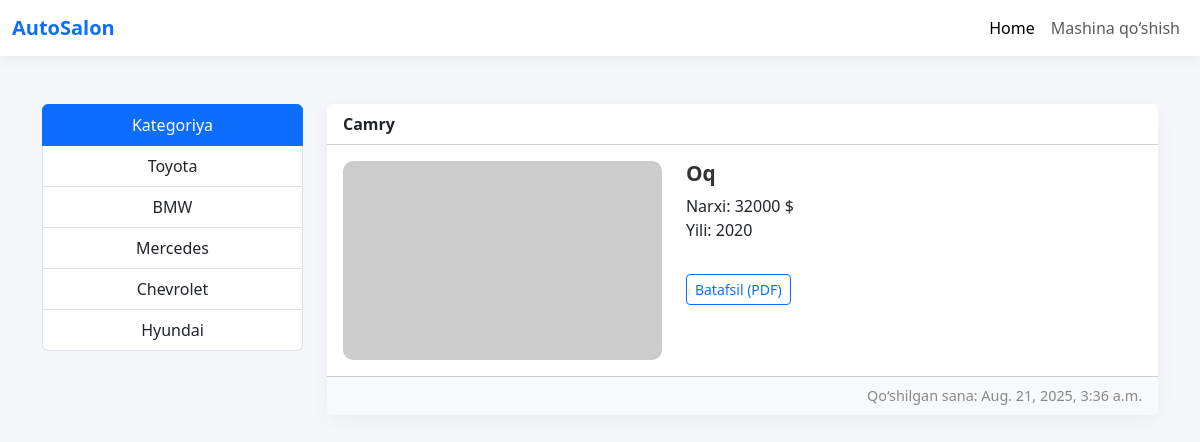
Screenshot of /salon_cars/1/1/ with the database file from the repository.
### project1/models.py (models this page shows, shortened)
class BaseClass(models.Model):
    created_at = models.DateTimeField(auto_now_add=True)
    updated_at = models.DateTimeField(auto_now=True)
    class Meta:
        abstract = True

class Brand(BaseClass):
    title = models.CharField(max_length=100)
    context = models.TextField()

class Car(BaseClass):
    model = models.CharField(max_length=100)
    price = models.IntegerField()
    year = models.PositiveIntegerField()
    color = models.CharField(max_length=100)
    brand = models.ForeignKey(Brand, on_delete=models.CASCADE)
    salon = models.ForeignKey(Autosalon, on_delete=models.CASCADE)
    image = models.ImageField(upload_to='photos/cars/%Y/%m/%d')

### project1/views.py (the view)
# urls.py: path('salon_cars/<int:brand_pk>/<int:salon_pk>/', salon_cars, name='salon_cars'),
def salon_cars(request, brand_pk, salon_pk):
    cars = Car.objects.filter(brand=brand_pk, salon=salon_pk)
    brand = Brand.objects.all()
    context = {
        "salon_pk": salon_pk,
        "cars": cars,
        "brand": brand
    }
    return render(request, 'salon_cars.html', context)

### project1/templates/salon_cars.html (shortened to what this page needs)
<!DOCTYPE html>
<html lang="en">
<head>
  <link href="https://cdn.jsdelivr.net/npm/bootstrap@5.3.0/dist/css/bootstrap.min.css" rel="stylesheet" />
</head>
<body>
<nav class="navbar navbar-expand-lg navbar-light bg-white">
  <div class="container-fluid">
    <a class="navbar-brand fw-bold text-primary" href="#">AutoSalon</a>
    <div class="collapse navbar-collapse justify-content-end" id="navbarNav">
      <ul class="navbar-nav">
        <li class="nav-item"><a class="nav-link active" href="{% url 'home' %}">Home</a></li>
        <li class="nav-item"><a class="nav-link" href="{% url 'add_car' %}">Mashina qo‘shish</a></li>
      </ul>
    </div>
  </div>
</nav>
<div class="container mt-5">
  <div class="row">
    <div class="col-12 col-md-3">
      <ul class="list-group text-center mb-4">
        <li class="list-group-item active">Kategoriya</li>
        {% for item in brand %}
        <li class="list-group-item">
          <a href="{% url 'salon_cars' item.pk salon_pk %}">{{ item.title }}</a>
        </li>
        {% endfor %}
      </ul>
    </div>
    <div class="col-12 col-md-9">
      {% for item in cars %}
      <div class="card mb-4">
        <div class="card-header bg-white fw-semibold">
          {{ item.model }}
        </div>
        <div class="card-body">
          <div class="row">
            <div class="col-md-5">
              {% if item.image %}
                <img src="{{ item.image.url }}" alt="Car image" class="img-fluid" />
              {% else %}
                <img src="https://picsum.photos/400/250" alt="Placeholder" class="img-fluid" />
              {% endif %}
            </div>
            <div class="col-md-7">
              <h5 class="card-title">{{ item.color }}</h5>
              <p class="card-text">Narxi: {{ item.price }} $ <br> Yili: {{ item.year }}</p>
              <a href="{% url 'car_pdf' item.pk %}" class="btn btn-outline-primary btn-sm mt-3">
                Batafsil (PDF)
              </a>
            </div>
          </div>
        </div>
        <div class="card-footer text-end">
          Qo‘shilgan sana: {{ item.created_at }}
        </div>
      </div>
      {% endfor %}
    </div>
  </div>
</div>
</body>
</html>

### project1/templates/salon_cars.html (style rules this page uses)
body { background-color: #f5f7fa; font-family: 'Segoe UI', Tahoma, Geneva, Verdana, sans-serif; }
.navbar { box-shadow: 0 4px 12px rgba(0,0,0,0.05); }
.list-group-item a { text-decoration:none; color:inherit; display:block; }
.card { border:none; border-radius:12px; box-shadow:0 4px 20px rgba(0,0,0,0.05); transition:transform .2s ease; }
.card img { border-radius:10px; width:100%; height:auto; object-fit:cover; }
.card-title { font-size:1.3rem; font-weight:600; color:#333; }
.card-footer { font-size:0.9rem; color:#888; background:#f8f9fa; }

### rows the page displays
Brand: title "Toyota"
Brand: title "BMW"
Brand: title "Mercedes"
Brand: title "Chevrolet"
Brand: title "Hyundai"
Car: model "Camry", color "Oq", price "32000", year "2020", created_at "Aug. 21, 2025, 3:36 a.m."
